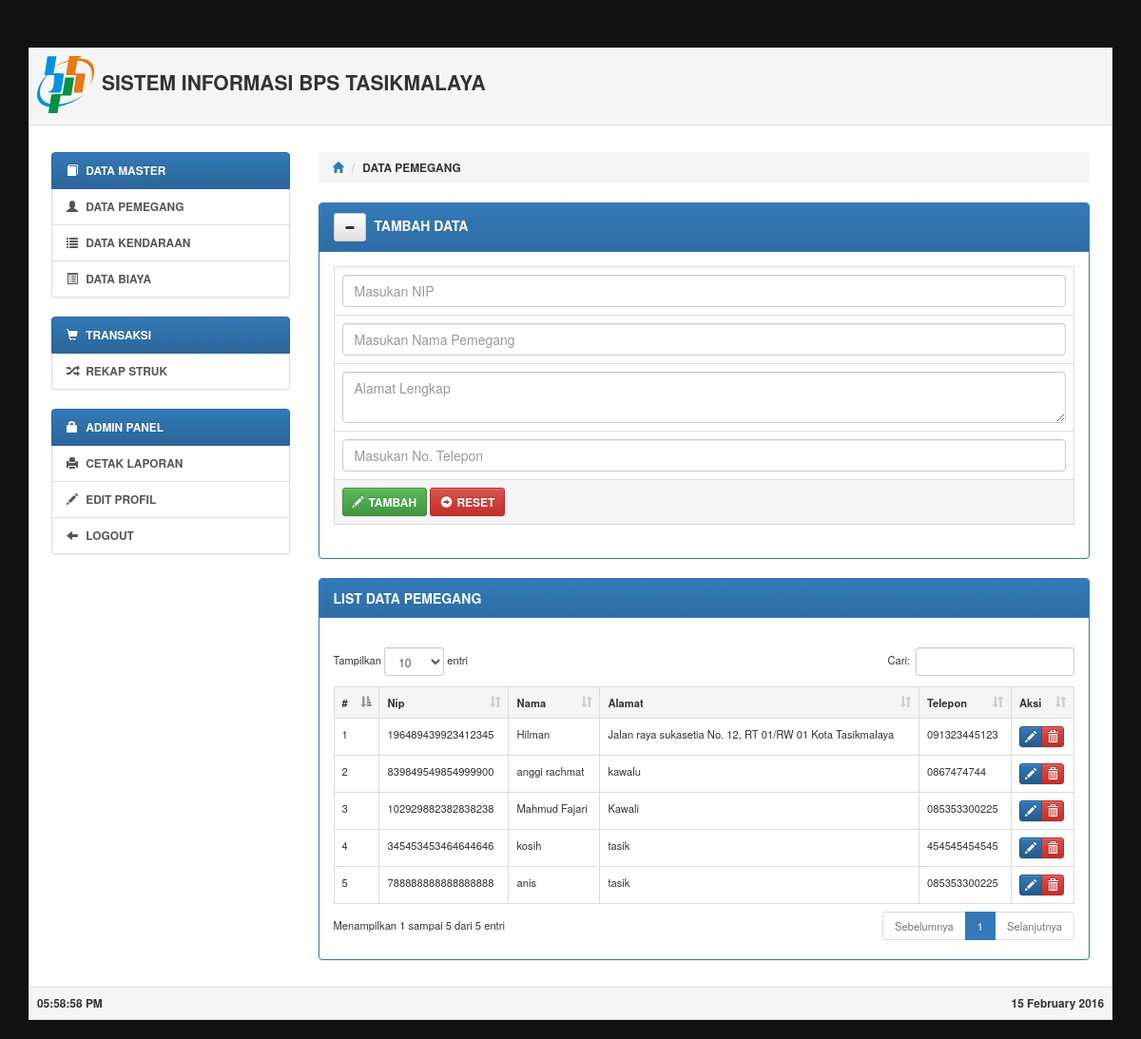
The page /pemegang.php (signed in) on the database its author committed.
### tables this page shows
CREATE TABLE `pemegang` (
  `id` bigint(20) NOT NULL,
  `nip` varchar(18) NOT NULL,
  `nama` varchar(50) NOT NULL,
  `alamat` varchar(100) NOT NULL,
  `telepon` varchar(12) NOT NULL
);

### config/config.php (called while the page is built, shortened)
<?php
$site_url   = 'http://bps.com';
include './config/database.php';
include './config/session.php';
?>

### config/session.php (called while the page is built, shortened)
<?php
$ses_login      = $_SESSION['login'];
?>

### config/database.php (called while the page is built, shortened)
<?php
function db_pemegang_get_all() {
    $sql = "SELECT * FROM pemegang";
    $query = mysql_query($sql);
    return $query;
}
?>

### view/pemegang.php (the view, shortened to what this page needs)
<div class="container box">
    <table class="table table-bordered table-responsive">
        <tbody>
            <tr>
                <td class="active">
                    <img src="image/bps-logo.svg" width="64" height="64"/>
                    <strong class="text-title">SISTEM INFORMASI BPS TASIKMALAYA</strong>
                </td>
            </tr>
            <tr>
                <td>
                    <br/>
                    <div class="col-lg-3 col-md-3">
                        <?php include './view/sidebar.php'; ?>
                    </div>
                    <div class="col-lg-9 col-md-9">
                        <ol class="breadcrumb small bold">
                            <li><a href="<?php echo $site_url; ?>/home.php"><i class="glyphicon glyphicon-home"></i></a></li>
                            <li><?php echo $site_title; ?></li>
                        </ol>
                        <div class="panel panel-primary">
                            <div class="panel-heading">
                                <button class="btn btn-default btn-sm space-5" data-toggle="collapse" data-target="#create" id="btn-create"><i class="glyphicon glyphicon-minus" id="lbl-create"></i></button>
                                <b>TAMBAH DATA</b>
                            </div>
                            <div class="panel-body collapse in" id="create">
                                <form action="./pemegang.php" method="POST" id="formPemegang">
                                    <table class="table table-bordered table-responsive table-hover small">
                                        <tr>
                                            <td>
                                                <input id="cnip" type="text" name="nip" placeholder="Masukan NIP" class="form-control" maxlength="18"/>
                                            </td>
                                        </tr>
                                        <tr>
                                            <td>
                                                <input id="cnama" type="text" name="nama" placeholder="Masukan Nama Pemegang" class="form-control" maxlength="50"/>
                                            </td>
                                        </tr>
                                        <tr>
                                            <td>
                                                <textarea id="calamat" name="alamat" class="form-control" placeholder="Alamat Lengkap" maxlength="100" required></textarea>
                                            </td>
                                        </tr>
                                        <tr>
                                            <td>
                                                <input id="ctelepon" type="tel" name="telepon" placeholder="Masukan No. Telepon" class="form-control" maxlength="12" required/>
                                            </td>
                                        </tr>
                                        <tr>
                                            <td class="active">
                                                <div class="btn-group-sm">
                                                    <button class="btn btn-success" type="submit" name="create"><i class="glyphicon glyphicon-pencil space-5"></i><b>TAMBAH</b></button>
                                                    <button class="btn btn-danger"><i class="glyphicon glyphicon-circle-arrow-right space-5"></i><b>RESET</b></button>
                                                </div>
                                            </td>
                                        </tr>
                                    </table>
                                </form>
                            </div>
                        </div>
                        <div class="panel panel-primary">
                            <div class="panel-heading">
                                <b>LIST DATA PEMEGANG</b>
                            </div>
                            <div class="panel-body small" style="font-size: 80%;">
                                <br/>
                                <table id="tbl-data" class="table table-responsive table-bordered table-hover">
                                    <thead>
                                        <tr class="active">
                                            <th>#</th>
                                            <th>Nip</th>
                                            <th>Nama</th>
                                            <th>Alamat</th>
                                            <th>Telepon</th>
                                            <th>Aksi</th>
                                        </tr>
                                    </thead>
                                    <tbody>
                                        <?php
                                        $no = 0;
                                        while ($data = mysql_fetch_array($data_pemegang)) {
                                            ++$no;
                                            ?>
                                            <tr>
                                                <td><?php echo $no; ?></td>
                                                <td><?php echo $data['nip']; ?></td>
                                                <td><?php echo $data['nama']; ?></td>
                                                <td><?php echo $data['alamat']; ?></td>
                                                <td><?php echo $data['telepon']; ?></td>
                                                <td>
                                                    <div class="btn-group">
                                                        <a href="pemegang_edit.php?id=<?php echo $data['id']; ?>" class="btn btn-primary btn-xs" title="Edit"><i class="glyphicon glyphicon-pencil"></i></a>
                                                        <a href="pemegang_delete.php?id=<?php echo $data['id']; ?>" class="btn btn-danger btn-xs" title="Hapus" onclick="return confirm('Hapus data ?')"><i class="glyphicon glyphicon-trash"></i></a>
                                                    </div>
                                                </td>
                                            </tr>
                                        <?php } ?>
                                    </tbody>
                                </table>
                            </div>
                        </div>
                    </div>
                </td>
            </tr>
            <tr>
                <td class="active">
                    <small class="bold pull-left"><span id="footer-time"></span></small>
                    <small class="bold pull-right"><span id="footer-date"></span></small>
                </td>
            </tr>
        </tbody>
    </table>
</div>

### theme/css/custom.css (style rules this page uses)
body { background-color: #111; padding-top: 50px; min-width: 480px; }
.space-5 { margin-right: 5px; }
.bold { font-weight: bold; }
.text-title { font-weight: bold; font-size: 150%; text-transform: uppercase; }
.table { background-color: #fff; }

### rows shown on the page
pemegang: nip "196489439923412345", nama "Hilman", alamat "Jalan raya sukasetia No. 12, RT 01/RW 01 Kota Tasikmalaya", telepon "091323445123"
pemegang: nip "839849549854999900", nama "anggi rachmat", alamat "kawalu", telepon "0867474744"
pemegang: nip "102929882382838238", nama "Mahmud Fajari", alamat "Kawali", telepon "085353300225"
pemegang: nip "345453453464644646", nama "kosih", alamat "tasik", telepon "454545454545"
pemegang: nip "788888888888888888", nama "anis", alamat "tasik", telepon "085353300225"

### other values the page prints
$site_title "DATA PEMEGANG"
